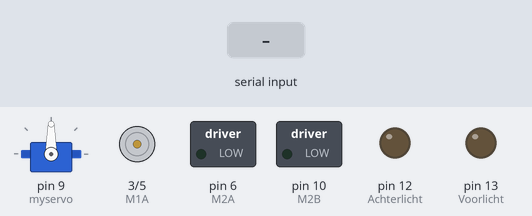
The sketch below on a simulated Arduino Uno, built with avr-gcc and run on an emulated ATmega328P. Parts: servo, motor-driver pin pairs drawn as motors (green arrow = first pin HIGH = forward, orange = second pin HIGH = backward, longer = more drive), switched loads named in the sketch (green lamp = pin HIGH), output pins drawn as LEDs (lit = HIGH). The test bench sets the inputs (shaded band).

Above: at 1.2 s.
1.3 s: "1" received over Serial
At 3.5 s:
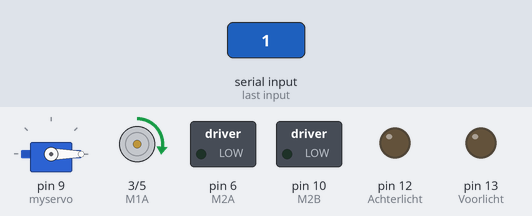
3.8 s: "0" received over Serial
Timing chart, 0 to 6.8 s (numbered marks = the images above; inputs shaded):
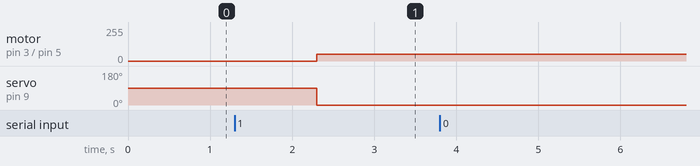

The sketch:

Arduino_software_controller.ino
```cpp
//Include servo library
#include <Servo.h>

/*
byte array:
  0. Vooruit
  1. Achteruit
  2. Links
  3. Rechts
  4. Lichten
  5. Servo
*/
byte Input[6]; //aanmaken van byte array met 6 bytes

//declareren en initialiseren van motor uitgang variabelen
int M1A = 3;
int M1B = 5;
int M2A = 6;
int M2B = 10;

//aanmaken servo object "myservo"
Servo myservo;

//declareren positie van servo standaard is 0°
int Spos = 0;

//declareren en initialiseren van lichten uitgang variabelen
int Voorlicht = 13; //Voorlicht op pin 13
int Achterlicht = 12; //Achterlicht op pin 12


//start van de Setup lus
void setup() {
  //starten van seriele verbinding met baud rate van 9600
  Serial.begin(9600);

  //lichten als uitgang definieren
  pinMode(Voorlicht, OUTPUT);  //Voorlicht als uitgang
  pinMode(Achterlicht, OUTPUT); //Achterlicht als uitgang

  //standaard alle lichten uit
  digitalWrite(Voorlicht, LOW);
  digitalWrite(Achterlicht, LOW);

  //"myservo" object toekenen aan pin 9
  myservo.attach(9);

  //motors toekenen als uitgang
  pinMode(M1A, OUTPUT);
  pinMode(M1B, OUTPUT);
  pinMode(M2A, OUTPUT);
  pinMode(M2B, OUTPUT);

  //standaard bij opstart motoren uit!
  digitalWrite(M1A, LOW);
  digitalWrite(M1B, LOW);
  digitalWrite(M2A, LOW);
  digitalWrite(M2B, LOW);
  analogWrite(M1A, 0);
  analogWrite(M1B, 0);
  analogWrite(M2A, 0);
  analogWrite(M2B, 0);
}
//einde van de Setup lus


//starten van de Loop lus
void loop() {
  // kijken of er seriele communicatie is?
  if(Serial.available()){
    //Als er seriele communicatie is:
    //lezen van de seriele input (6bytes 0->5)
    Serial.readBytes(Input, 6); //6 staat voor 6bytes; Input staat voor de array variabele

    //sturen van de motors
    //de controlles diennen voor analogWrite niet werkt door Servo library
    //sturen van motor M1A
    if (Input[0] == 255){
      analogWrite(M1A, 0); // M1A Analoog op 0
      digitalWrite(M1A, HIGH); // M1A HIGH
    }
    else{
      digitalWrite(M1A, LOW); // M1A LOW
      analogWrite(M1A, Input[0]); //sturen M1A Analoog
    }

    //sturen van motor M1B
    if (Input[1] == 255){
      analogWrite(M1B, 0); // M1B Analoog op 0
      digitalWrite(M1B, HIGH); // M1B HIGH
    }
    else{
      digitalWrite(M1B, LOW); // M1B LOW
      analogWrite(M1B, Input[1]); //sturen M1B Analoog
    }

    //sturen van motor M2A
    if (Input[2] == 255){
      analogWrite(M2A, 0); // M2A Analoog op 0
      digitalWrite(M2A, HIGH); // M2A HIGH
    }
    else{
      digitalWrite(M2A, LOW); // M2A LOW
      analogWrite(M2A, Input[2]); //sturen M2A Analoog
    }

    //sturen van motor M2B
    if (Input[3] == 255){
      analogWrite(M2B, 0); // M2B Analoog op 0
      digitalWrite(M2B, HIGH); // M2B HIGH
    }
    else{
      digitalWrite(M2B, LOW); // M2B LOW
      analogWrite(M2B, Input[3]); //sturen M2B Analoog
    }

    //sturen van de led's
    //controlleren van Input[4]
    if (Input[4] == 0){
      //alle lampen UIT!
      digitalWrite(Voorlicht, LOW);
      digitalWrite(Achterlicht, LOW);
    }
    else if (Input[4] == 1){
      //Voorlicht AAN, Achterlicht UIT
      digitalWrite(Voorlicht, HIGH);
      digitalWrite(Achterlicht, LOW);
    }
    else if (Input[4] == 2){
      //Voorlicht UIT, Achterlicht AAN
      digitalWrite(Voorlicht, LOW);
      digitalWrite(Achterlicht, HIGH);
    }
    else if (Input[4] == 3){
      //alle lampen AAN!
      digitalWrite(Voorlicht, HIGH);
      digitalWrite(Achterlicht, HIGH);
    }

    //einde controlle lampen

    //controlleren van servo ingang
    if (Input[5] > 180){
      //indien hoek groter is dan 180° wordt de servo op 180°geplaatst
      Spos = 180;
    }
    else{
      //indien de hoek niet groter is dan 180° wordt de ingang[5] gebruikt als hoek
      Spos = Input[5];
    }
    //einde controlleren van de servo uitgang

    //sturen van de servo
    myservo.write(Spos); //voor waarde Spos zie controlle hierboven
  }
  // einde kijken of er seriele communicatie is?
}
//einde van de Loop lus
```

Measured:
- after the input at 1.3 s, motor on pin 3 (M1A) / pin 5 (M1B): stopped → forward 49/255 after 1.0 s; servo on pin 9 (myservo): 90° → 0° after 1.0 s
